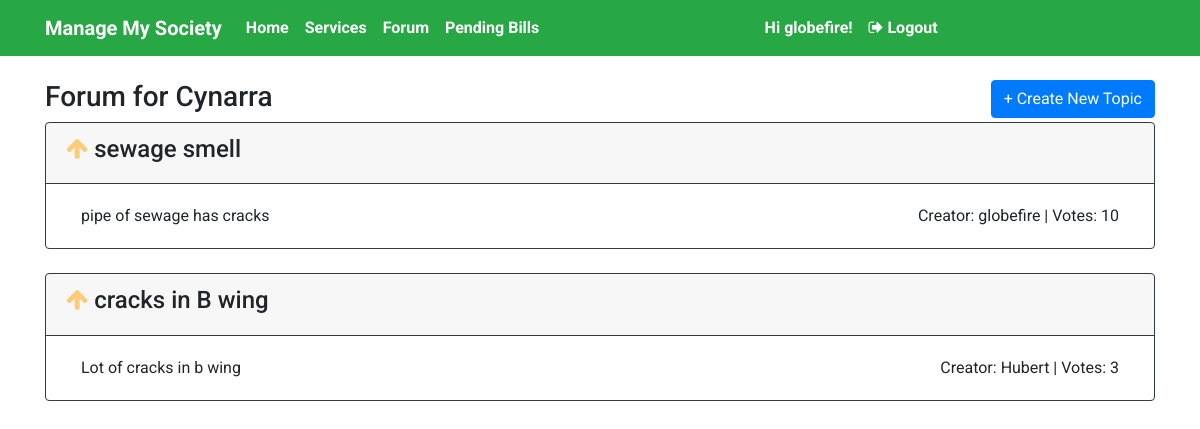
Before: /forum/ (signed in) with the older database file.
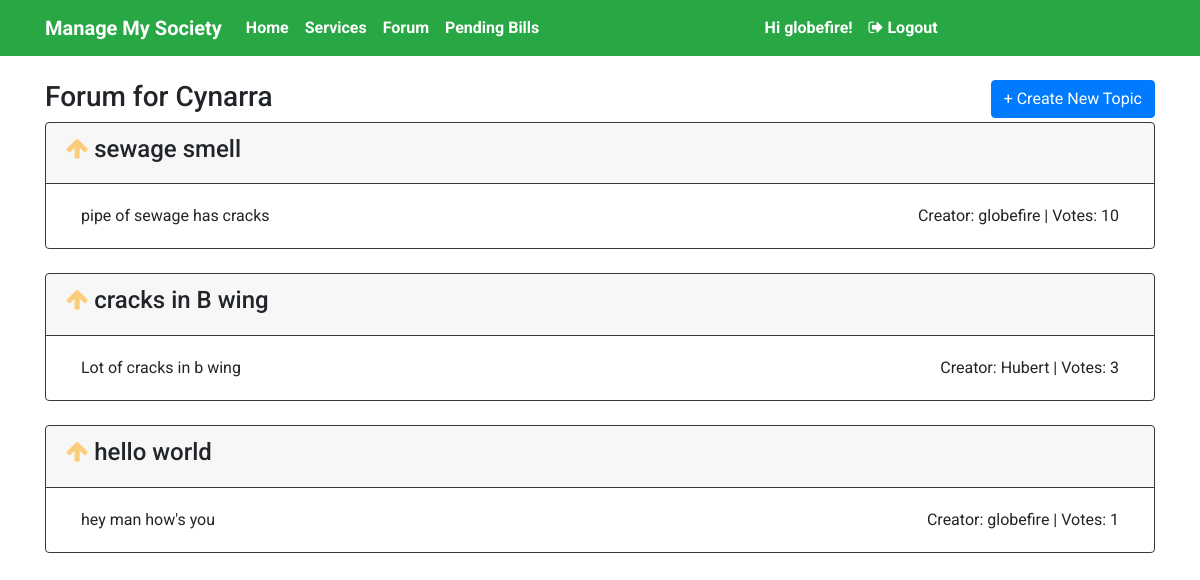
After: the same page with the newer database file.
### societies/models.py (models this page shows, shortened)
class Forum(models.Model):
    title = models.CharField(max_length = 100, null = False)
    description = models.CharField(max_length = 1000, null = False)
    creator = models.ForeignKey(User, on_delete=models.CASCADE)
    votes = models.IntegerField( null=False, default=0)
    voters = models.CharField(max_length = 500, null = False, default = "")
    society = models.ForeignKey(SocietyDetail, on_delete=models.CASCADE)

### users/views.py (the view)
# urls.py: path('forum/', user_views.forumDisplay, name = 'forum'),
@login_required
def forumDisplay(request):
    owner = get_object_or_404(Owner, name = request.user)
    issues = Forum.objects.filter(society = owner.society)
    voters = [issue.voters.strip('][').split(', ') for issue in issues]
    return render(request, 'societies/forumPage.html',
                {
                'issues': issues,
                'society_name': owner.society,
                'voters': voters,
                }
    )

### societies/models.py (called while the page is built)
    def __str__(self):
        return self.society_name

### societies/templates/societies/forumPage.html (shortened to what this page needs)
{% extends 'users/base.html' %}
{% block content %}
<div class="container">
    <div class="row">
        <div class="col">
            <h3>Forum for {{ society_name }}</h3>
        </div>
        <div class="col" style="text-align: right;">
            <a href="{% url 'newtopic' %}" class="btn btn-primary">+ Create New Topic</a>
        </div>
    </div>
    {% for i in issues %}
        <div class="card border-dark">
            <div class="card-header border-dark">
                {% if user.username in i.voters %}
                    <h4>
                        <i class="fa fa-arrow-up" style="opacity: 0.5; color: orange;" aria-hidden="true">
                        </i>
                        {{ i.title }}
                    </h4>
                {% endif %}
            </div>
            <div class="card-body">
                <div class="container">
                    <div class="row">
                        <div class="col">{{i.description}}</div>
                        <div class="col" style="text-align: right;">
                            Creator: {{ i.creator }} | Votes: {{ i.votes }}
                        </div>
                    </div>
                </div>
            </div>
        </div>
        <br/>
    {% endfor %}
</div>
{% endblock content %}

Changed rows visible on the page:
added Forum: title "hello world", description "hey man how's you", creator "globefire", votes "1"
